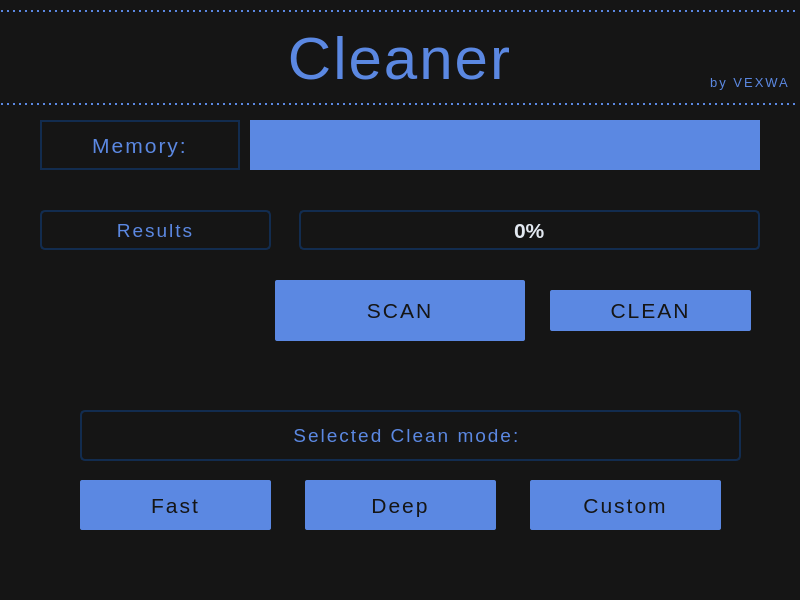
<?xml version="1.0" encoding="UTF-8"?>
<ui version="4.0">
 <class>MainWindow</class>
 <widget class="QMainWindow" name="MainWindow">
  <property name="enabled">
   <bool>true</bool>
  </property>
  <property name="geometry">
   <rect>
    <x>0</x>
    <y>0</y>
    <width>800</width>
    <height>600</height>
   </rect>
  </property>
  <property name="minimumSize">
   <size>
    <width>800</width>
    <height>600</height>
   </size>
  </property>
  <property name="maximumSize">
   <size>
    <width>800</width>
    <height>600</height>
   </size>
  </property>
  <property name="windowTitle">
   <string>MainWindow</string>
  </property>
  <property name="styleSheet">
   <string notr="true">QMainWindow{
background-color: #151515;
border: 2px solid red
}
QPushButton{
font:9pt &quot;Aldrich&quot;;
font-size: 16pt;
letter-spacing: 2px;
font-weight: 300;
background:  #5B88E2;
color: #151515;
border-radius: 2px;
}
</string>
  </property>
  <widget class="QWidget" name="centralwidget">
   <property name="styleSheet">
    <string notr="true">#centralwidget{
background-color: #151515;
}</string>
   </property>
   <widget class="QLabel" name="NAME">
    <property name="geometry">
     <rect>
      <x>0</x>
      <y>10</y>
      <width>800</width>
      <height>95</height>
     </rect>
    </property>
    <property name="styleSheet">
     <string notr="true">font:9pt &quot;Aldrich&quot;;
 font-size: 45pt;
color: #5B88E2;
letter-spacing: 2px;
font-weight: 300;
border-top: 2px dotted  #5B88E2;
border-bottom: 2px dotted  #5B88E2;</string>
    </property>
    <property name="text">
     <string>Cleaner</string>
    </property>
    <property name="alignment">
     <set>Qt::AlignCenter</set>
    </property>
   </widget>
   <widget class="QLabel" name="BY_ME">
    <property name="geometry">
     <rect>
      <x>705</x>
      <y>70</y>
      <width>90</width>
      <height>25</height>
     </rect>
    </property>
    <property name="styleSheet">
     <string notr="true">font:9pt &quot;Aldrich&quot;;
 font-size: 10pt;
color:  #5B88E2;
letter-spacing: 2px;
font-weight: 300;</string>
    </property>
    <property name="text">
     <string>by VEXWA</string>
    </property>
    <property name="alignment">
     <set>Qt::AlignCenter</set>
    </property>
   </widget>
   <widget class="QLabel" name="MEMORY">
    <property name="geometry">
     <rect>
      <x>40</x>
      <y>120</y>
      <width>200</width>
      <height>50</height>
     </rect>
    </property>
    <property name="styleSheet">
     <string notr="true">font:9pt &quot;Aldrich&quot;;
font-size: 16pt;
color:  #5B88E2;
letter-spacing: 2px;
font-weight: 300;
border: 2px solid  #122C4F;

</string>
    </property>
    <property name="text">
     <string>Memory:</string>
    </property>
    <property name="alignment">
     <set>Qt::AlignCenter</set>
    </property>
   </widget>
   <widget class="QLabel" name="FREE">
    <property name="geometry">
     <rect>
      <x>250</x>
      <y>120</y>
      <width>510</width>
      <height>50</height>
     </rect>
    </property>
    <property name="styleSheet">
     <string notr="true">font:9pt &quot;Aldrich&quot;;
font-size: 16pt;
color: #151515;
letter-spacing: 2px;
font-weight: 300;
background: #5B88E2</string>
    </property>
    <property name="text">
     <string/>
    </property>
    <property name="alignment">
     <set>Qt::AlignCenter</set>
    </property>
   </widget>
   <widget class="QPushButton" name="SCAN">
    <property name="geometry">
     <rect>
      <x>275</x>
      <y>280</y>
      <width>250</width>
      <height>61</height>
     </rect>
    </property>
    <property name="styleSheet">
     <string notr="true"/>
    </property>
    <property name="text">
     <string>SCAN</string>
    </property>
   </widget>
   <widget class="QProgressBar" name="BAR">
    <property name="geometry">
     <rect>
      <x>299</x>
      <y>210</y>
      <width>461</width>
      <height>40</height>
     </rect>
    </property>
    <property name="styleSheet">
     <string notr="true">QProgressBar {
    border: 2px solid #122C4F;
    border-radius: 5px;
    background-color: #151515;
    text-align: center;
    color: #E2E8F0; 
    font-weight: bold;
    font:9pt &quot;Aldrich&quot;;
    font-size: 16pt;
}

QProgressBar::chunk {
    background-color: #5B88E2; 
    border-radius: 3px;      
}
</string>
    </property>
    <property name="value">
     <number>0</number>
    </property>
   </widget>
   <widget class="QLabel" name="RESULTS">
    <property name="geometry">
     <rect>
      <x>30</x>
      <y>200</y>
      <width>251</width>
      <height>60</height>
     </rect>
    </property>
    <property name="styleSheet">
     <string notr="true">#RESULTS{
font:9pt &quot;Aldrich&quot;;
font-size: 14pt;
color: #5B88E2;
letter-spacing: 2px;
font-weight: 300;
border-radius: 5px;
margin: 10px;
border: 2px solid #122C4F
}</string>
    </property>
    <property name="text">
     <string>Results</string>
    </property>
    <property name="alignment">
     <set>Qt::AlignCenter</set>
    </property>
   </widget>
   <widget class="QLabel" name="SEL_MODE">
    <property name="geometry">
     <rect>
      <x>70</x>
      <y>400</y>
      <width>681</width>
      <height>71</height>
     </rect>
    </property>
    <property name="styleSheet">
     <string notr="true">
font:9pt &quot;Aldrich&quot;;
font-size: 14pt;
color: #5B88E2;
letter-spacing: 2px;
font-weight: 300;
border-radius: 5px;
margin: 10px;
border: 2px solid #122C4F</string>
    </property>
    <property name="text">
     <string>Selected Clean mode: </string>
    </property>
    <property name="alignment">
     <set>Qt::AlignCenter</set>
    </property>
   </widget>
   <widget class="QPushButton" name="CUSTOM">
    <property name="geometry">
     <rect>
      <x>530</x>
      <y>480</y>
      <width>191</width>
      <height>50</height>
     </rect>
    </property>
    <property name="styleSheet">
     <string notr="true"/>
    </property>
    <property name="text">
     <string>Custom</string>
    </property>
   </widget>
   <widget class="QPushButton" name="DEEP">
    <property name="geometry">
     <rect>
      <x>305</x>
      <y>480</y>
      <width>191</width>
      <height>50</height>
     </rect>
    </property>
    <property name="styleSheet">
     <string notr="true"/>
    </property>
    <property name="text">
     <string>Deep</string>
    </property>
   </widget>
   <widget class="QPushButton" name="FAST">
    <property name="geometry">
     <rect>
      <x>80</x>
      <y>480</y>
      <width>191</width>
      <height>50</height>
     </rect>
    </property>
    <property name="toolTip">
     <string notr="true"/>
    </property>
    <property name="styleSheet">
     <string notr="true"/>
    </property>
    <property name="text">
     <string>Fast</string>
    </property>
   </widget>
   <widget class="QPushButton" name="CLEAR">
    <property name="geometry">
     <rect>
      <x>550</x>
      <y>290</y>
      <width>201</width>
      <height>41</height>
     </rect>
    </property>
    <property name="styleSheet">
     <string notr="true"/>
    </property>
    <property name="text">
     <string>CLEAN</string>
    </property>
   </widget>
  </widget>
 </widget>
 <resources/>
 <connections/>
</ui>
